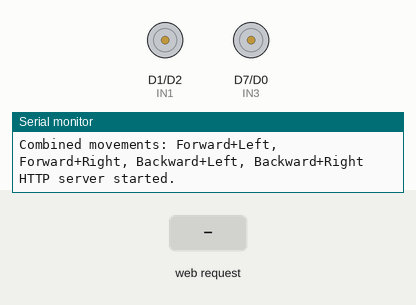
Simulated run of this sketch. Board: ESP8266 (NodeMCU). On the bench: motor-driver pin pairs drawn as motors (green arrow = first pin HIGH = forward, orange = second pin HIGH = backward, longer = more drive, scaled by the enable pin), the last lines printed to the serial monitor. Inputs (shaded band) come from the test bench. WiFi joins after 1.5 s; servers stay silent unless stated.

Above: at 2.8 s.
2.9 s: HTTP request GET /drive?x=1 received
At 3.4 s:
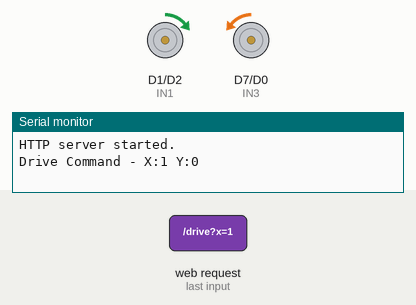
4.4 s: HTTP request GET /drive?x=120 received
At 5.6 s:
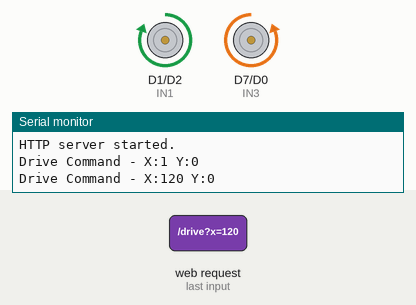
5.9 s: HTTP request GET /drive?y=1 received
At 6.9 s:
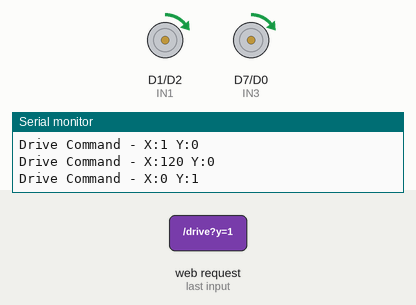
7.4 s: HTTP request GET /drive?y=120 received
At 8.1 s:
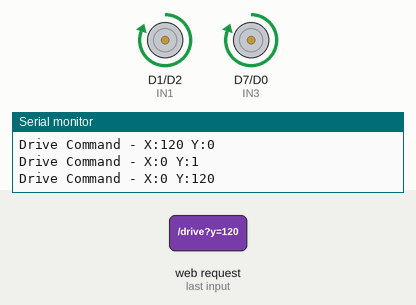
8.9 s: HTTP request GET /drive?x=1&y=1 received
At 9.2 s:
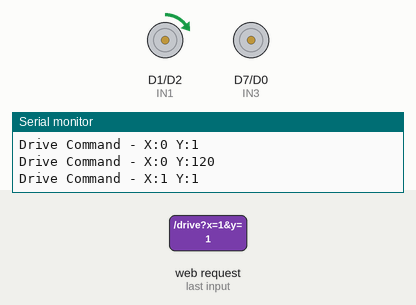
10.4 s: HTTP request GET /drive?x=120&y=120 received
At 11.5 s:
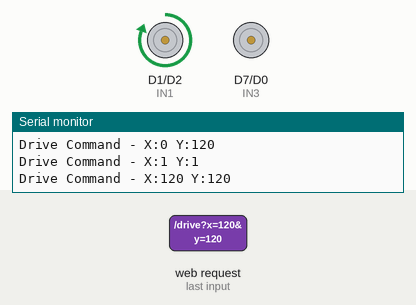
Timing chart, 0 to 12.9 s (numbered marks = the images above; inputs shaded):
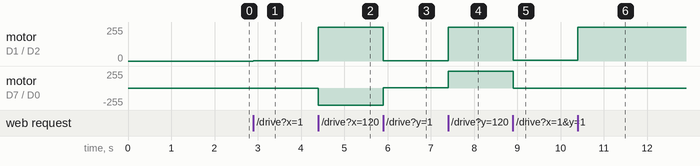

The sketch:

NEW_UI_CAR.ino
```cpp
/*
  ============================================================
  ESP8266 (NodeMCU) + L298N Two-Wheel RC Car — v3 (DIAGONAL SUPPORT)
  ============================================================
  - Virtual joystick control (mobile + laptop, proportional speed)
  - WASD keyboard control on laptop (diagonals supported!)
  - Speed limiter slider (caps max power)
  - True differential drive mixing (arcade drive)
  - Diagonal movement: Forward+Left, Forward+Right, Backward+Left, Backward+Right

  WIRING (unchanged):
    L298N ENA -> D5   (PWM, LEFT motor speed)
    L298N IN1 -> D1   (LEFT motor direction)
    L298N IN2 -> D2   (LEFT motor direction)
    L298N IN3 -> D7   (RIGHT motor direction)
    L298N IN4 -> D0   (RIGHT motor direction)
    L298N ENB -> D6   (PWM, RIGHT motor speed)
    L298N GND -> NodeMCU GND (shared with battery negative)
    L298N 12V/VIN -> 2x 18650 Li-ion in series (7.4V)
  ============================================================
*/

#include <ESP8266WiFi.h>
#include <ESP8266WebServer.h>

// ---------- WIFI CREDENTIALS ----------
const char* ssid     = "SINDHUDURG WING";
const char* password = "86934398";

// ---------- MOTOR PIN DEFINITIONS ----------
#define ENA D5   // LEFT motor speed (PWM)
#define IN1 D1   // LEFT motor direction
#define IN2 D2   // LEFT motor direction
#define IN3 D7   // RIGHT motor direction
#define IN4 D0   // RIGHT motor direction
#define ENB D6   // RIGHT motor speed (PWM)

ESP8266WebServer server(80);

// ============================================================
//                MOTOR CONTROL (proportional, -100..100)
// ============================================================
void setMotorLeft(int val) {
  val = constrain(val, -100, 100);
  int pwm = map(abs(val), 0, 100, 0, 1023);
  if (val > 0)      { digitalWrite(IN1, HIGH); digitalWrite(IN2, LOW); }
  else if (val < 0) { digitalWrite(IN1, LOW);  digitalWrite(IN2, HIGH); }
  else              { digitalWrite(IN1, LOW);  digitalWrite(IN2, LOW); pwm = 0; }
  analogWrite(ENA, pwm);
}

void setMotorRight(int val) {
  val = constrain(val, -100, 100);
  int pwm = map(abs(val), 0, 100, 0, 1023);
  if (val > 0)      { digitalWrite(IN3, HIGH); digitalWrite(IN4, LOW); }
  else if (val < 0) { digitalWrite(IN3, LOW);  digitalWrite(IN4, HIGH); }
  else              { digitalWrite(IN3, LOW);  digitalWrite(IN4, LOW); pwm = 0; }
  analogWrite(ENB, pwm);
}

void stopMotors() {
  setMotorLeft(0);
  setMotorRight(0);
}

// Arcade-style differential drive mixing.
// x = turn (-100 left .. 100 right), y = throttle (-100 back .. 100 fwd)
void drive(int x, int y) {
  x = constrain(x, -100, 100);
  y = constrain(y, -100, 100);

  // DIAGONAL MOVEMENT: Mix turn and throttle
  int left  = constrain(y + x, -100, 100);
  int right = constrain(y - x, -100, 100);

  // Enable diagonal movement by keeping both motors active
  // The differential drive naturally handles diagonals!
  setMotorLeft(left);
  setMotorRight(right);

  // Debug output (optional - uncomment for testing)
  // Serial.printf("X:%d Y:%d | L:%d R:%d\n", x, y, left, right);
}

// ============================================================
//                      WEB DASHBOARD (HTML)
// ============================================================
const char MAIN_PAGE[] PROGMEM = R"rawliteral(
<!DOCTYPE html>
<html lang="en">
<head>
<meta charset="UTF-8">
<meta name="viewport" content="width=device-width, initial-scale=1.0, user-scalable=no">
<title>RC Car Remote - Diagonal Support</title>
<style>
  :root{
    --bg1:#0b0d12; --accent:#00e5a0; --accent2:#00b8ff;
    --danger:#ff4d5e; --text:#e8ecf1; --muted:#8b93a3;
  }
  *{box-sizing:border-box; -webkit-tap-highlight-color:transparent; user-select:none; touch-action:none;}
  html,body{ height:100%; }
  body{margin:0; display:flex; flex-direction:column; align-items:center;
    gap:14px; padding:18px 16px 30px; min-height:100vh;
    background:radial-gradient(circle at 20% 0%, #1c2230 0%, var(--bg1) 55%);
    font-family:'Segoe UI', Roboto, Helvetica, Arial, sans-serif; color:var(--text);
  }
  header{ text-align:center; }
  header h1{
    margin:0; font-size:21px; letter-spacing:1px; font-weight:700;
    background:linear-gradient(90deg,var(--accent),var(--accent2));
    -webkit-background-clip:text; background-clip:text; color:transparent;
  }
  header p{ margin:4px 0 0; font-size:12px; color:var(--muted); }

  .status{
    display:flex; align-items:center; gap:8px; font-size:12px; color:var(--muted);
    background:rgba(255,255,255,0.04); padding:6px 14px; border-radius:20px;
    border:1px solid rgba(255,255,255,0.06);
  }
  .dot{ width:9px; height:9px; border-radius:50%; background:var(--danger); box-shadow:0 0 8px var(--danger); }
  .dot.on{ background:var(--accent); box-shadow:0 0 10px var(--accent); }

  .panel{
    width:100%; max-width:380px; background:linear-gradient(160deg, rgba(255,255,255,0.05), rgba(255,255,255,0.02));
    border:1px solid rgba(255,255,255,0.08); border-radius:22px; padding:20px;
    backdrop-filter:blur(10px); box-shadow:0 10px 30px rgba(0,0,0,0.4);
    display:flex; flex-direction:column; align-items:center; gap:18px;
  }

  /* Joystick */
  .joy-wrap{ position:relative; width:220px; height:220px; }
  .joy-base{
    width:220px; height:220px; border-radius:50%;
    background:radial-gradient(circle at 35% 30%, #232a36, #12151b 75%);
    border:1px solid rgba(255,255,255,0.08);
    box-shadow:inset 0 0 25px rgba(0,0,0,0.6), 0 6px 18px rgba(0,0,0,0.4);
    position:relative;
  }
  .joy-base::before{
    content:''; position:absolute; inset:14px; border-radius:50%;
    border:1px dashed rgba(255,255,255,0.08);
  }
  /* Diagonal direction indicators */
  .dir-label{
    position:absolute; font-size:9px; color:rgba(255,255,255,0.15);
    font-weight:700; letter-spacing:0.5px;
  }
  .dir-top{ top:5px; left:50%; transform:translateX(-50%); }
  .dir-bottom{ bottom:5px; left:50%; transform:translateX(-50%); }
  .dir-left{ top:50%; left:5px; transform:translateY(-50%); }
  .dir-right{ top:50%; right:5px; transform:translateY(-50%); }

  .joy-knob{
    position:absolute; width:78px; height:78px; border-radius:50%; left:71px; top:71px;
    background:linear-gradient(145deg,var(--accent),var(--accent2));
    box-shadow:0 0 20px rgba(0,229,160,0.5), 0 4px 10px rgba(0,0,0,0.4);
    display:flex; align-items:center; justify-content:center; font-size:22px; color:#08110d;
    transition:left .08s ease, top .08s ease;
    cursor:grab;
  }
  .joy-knob.dragging{ transition:none; cursor:grabbing; }

  .readout{
    display:flex; justify-content:space-between; width:100%; font-size:12px; color:var(--muted);
  }
  .readout span b{ color:var(--accent); }

  .speed-block{ width:100%; }
  .speed-label{ display:flex; justify-content:space-between; font-size:13px; color:var(--muted); margin-bottom:8px; }
  #limitVal{ color:var(--accent); font-weight:600; }
  input[type=range]{
    -webkit-appearance:none; width:100%; height:6px; border-radius:6px;
    background:linear-gradient(90deg,var(--accent),var(--accent2)); outline:none;
  }
  input[type=range]::-webkit-slider-thumb{
    -webkit-appearance:none; width:22px; height:22px; border-radius:50%;
    background:#fff; border:3px solid var(--accent2); cursor:pointer; box-shadow:0 2px 6px rgba(0,0,0,0.4);
  }

  .keys{
    display:none; gap:6px; margin-top:2px;
  }
  .key{
    width:34px; height:34px; border-radius:8px; background:#161a22; border:1px solid rgba(255,255,255,0.1);
    display:flex; align-items:center; justify-content:center; font-size:13px; font-weight:700; color:var(--muted);
  }
  .key.active{ background:linear-gradient(145deg,var(--accent),var(--accent2)); color:#0b0e13; border-color:transparent;
  }
  .movement-info{
    font-size:11px; color:var(--muted); text-align:center; padding:6px;
    background:rgba(255,255,255,0.04); border-radius:12px;
    width:100%;
  }
  .movement-info span{ color:var(--accent); font-weight:600; }

  footer{ font-size:11px; color:var(--muted); text-align:center; max-width:320px; line-height:1.6; }

  @media (hover:hover) and (pointer:fine){
    .keys{ display:flex; }
  }
</style>
</head>
<body>

<header>
  <h1>RC CAR REMOTE</h1>
  <p>ESP8266 &bull; L298N &bull; DIAGONAL DRIVE</p>
</header>

<div class="status">
  <div class="dot" id="statusDot"></div>
  <span id="statusText">Connecting...</span>
</div>

<div class="panel">
  <div class="joy-wrap">
    <div class="joy-base" id="joyBase">
      <div class="dir-label dir-top">FWD</div>
      <div class="dir-label dir-bottom">BWD</div>
      <div class="dir-label dir-left">LEFT</div>
      <div class="dir-label dir-right">RIGHT</div>
      <div class="joy-knob" id="joyKnob">&#9673;</div>
    </div>
  </div>

  <div class="readout">
    <span>THROTTLE: <b id="yVal">0</b></span>
    <span>TURN: <b id="xVal">0</b></span>
  </div>

  <div class="keys" id="wasdKeys">
    <div class="key" id="keyW">W</div>
    <div class="key" id="keyA">A</div>
    <div class="key" id="keyS">S</div>
    <div class="key" id="keyD">D</div>
  </div>

  <div class="speed-block">
    <div class="speed-label"><span>MAX SPEED LIMIT</span><span id="limitVal">80%</span></div>
    <input type="range" id="limitSlider" min="20" max="100" value="80">
  </div>

  <div class="movement-info" id="movementInfo">
    🚗 <span id="dirDisplay">STOPPED</span>
  </div>
</div>

<footer>Drag joystick for diagonal movement! W/A/S/D for keyboard control. Release to stop.</footer>

<script>
  const dot = document.getElementById('statusDot');
  const statusText = document.getElementById('statusText');
  const xValEl = document.getElementById('xVal');
  const yValEl = document.getElementById('yVal');
  const dirDisplay = document.getElementById('dirDisplay');

  function setConnected(ok){
    dot.classList.toggle('on', ok);
    statusText.textContent = ok ? 'Connected' : 'Disconnected';
  }

  // ---------- Direction Display ----------
  function updateDirection(x, y) {
    const threshold = 15;
    let dir = '';

    if (Math.abs(x) < threshold && Math.abs(y) < threshold) {
      dir = '⏹ STOPPED';
    } else {
      // Vertical (forward/backward)
      if (y > threshold) dir = '⬆ FORWARD';
      else if (y < -threshold) dir = '⬇ BACKWARD';

      // Horizontal (left/right) - combine with vertical for diagonal
      if (x > threshold) {
        dir = dir ? (dir + ' + ➡ RIGHT') : '➡ RIGHT';
      } else if (x < -threshold) {
        dir = dir ? (dir + ' + ⬅ LEFT') : '⬅ LEFT';
      }
    }
    dirDisplay.textContent = dir || 'STOPPED';
  }

  // ---------- Speed limiter ----------
  let limit = 80;
  const limitSlider = document.getElementById('limitSlider');
  const limitVal = document.getElementById('limitVal');
  limitSlider.addEventListener('input', ()=>{
    limit = parseInt(limitSlider.value, 10);
    limitVal.textContent = limit + '%';
  });

  // ---------- Sending drive commands (throttled) ----------
  let lastSentX = null, lastSentY = null;
  let pendingX = 0, pendingY = 0;

  function scale(v){ return Math.round(v * (limit/100)); }

  function queueDrive(x, y){
    pendingX = x; pendingY = y;
    xValEl.textContent = scale(x);
    yValEl.textContent = scale(y);
    updateDirection(x, y);
  }

  setInterval(()=>{
    const sx = scale(pendingX), sy = scale(pendingY);
    if (sx !== lastSentX || sy !== lastSentY){
      lastSentX = sx; lastSentY = sy;
      fetch(/drive?x=${sx}&y=${sy})
        .then(()=> setConnected(true))
        .catch(()=> setConnected(false));
    }
  }, 100);

  // ---------- Joystick (pointer events: works for mouse + touch) ----------
  const base = document.getElementById('joyBase');
  const knob = document.getElementById('joyKnob');
  const radius = 71; // max travel distance from center in px
  let dragging = false;
  function setKnob(dx, dy){
    knob.style.left = (71 + dx) + 'px';
    knob.style.top  = (71 + dy) + 'px';
  }

  function resetKnob(){
    setKnob(0, 0);
    queueDrive(0, 0);
  }

  base.addEventListener('pointerdown', (e)=>{
    dragging = true;
    knob.classList.add('dragging');
    base.setPointerCapture(e.pointerId);
    handlePointer(e);
  });

  base.addEventListener('pointermove', (e)=>{
    if (!dragging) return;
    handlePointer(e);
  });

  function endDrag(e){
    if (!dragging) return;
    dragging = false;
    knob.classList.remove('dragging');
    resetKnob();
  }
  base.addEventListener('pointerup', endDrag);
  base.addEventListener('pointercancel', endDrag);

  function handlePointer(e){
    const rect = base.getBoundingClientRect();
    const cx = rect.left + rect.width/2;
    const cy = rect.top + rect.height/2;
    let dx = e.clientX - cx;
    let dy = e.clientY - cy;
    const dist = Math.sqrt(dx*dx + dy*dy);
    if (dist > radius){
      const ratio = radius / dist;
      dx *= ratio; dy *= ratio;
    }
    setKnob(dx, dy);
    // x: right positive, y: up positive (invert dy)
    const x = Math.round((dx / radius) * 100);
    const y = Math.round((-dy / radius) * 100);
    queueDrive(x, y);
  }

  // ---------- WASD keyboard control (DIAGONALS SUPPORTED!) ----------
  const keysPressed = { w:false, a:false, s:false, d:false };
  const keyEls = { w:document.getElementById('keyW'), a:document.getElementById('keyA'),
                   s:document.getElementById('keyS'), d:document.getElementById('keyD') };

  function updateFromKeys(){
    // Combine keys for diagonal movement!
    // W+A = Forward+Left, W+D = Forward+Right
    // S+A = Backward+Left, S+D = Backward+Right
    const y = (keysPressed.w ? 100 : 0) - (keysPressed.s ? 100 : 0);
    const x = (keysPressed.d ? 100 : 0) - (keysPressed.a ? 100 : 0);

    // For diagonal, the car will naturally turn and move forward/backward
    queueDrive(x, y);
  }

  window.addEventListener('keydown', (e)=>{
    const k = e.key.toLowerCase();
    if (k in keysPressed && !keysPressed[k]){
      keysPressed[k] = true;
      keyEls[k].classList.add('active');
      updateFromKeys();
    }
  });

  window.addEventListener('keyup', (e)=>{
    const k = e.key.toLowerCase();
    if (k in keysPressed){
      keysPressed[k] = false;
      keyEls[k].classList.remove('active');
      updateFromKeys();
    }
  });

  // Stop everything if the window/tab loses focus (safety)
  window.addEventListener('blur', ()=>{
    keysPressed.w = keysPressed.a = keysPressed.s = keysPressed.d = false;
    Object.values(keyEls).forEach(el => el.classList.remove('active'));
    resetKnob();
  });

  // Periodic connection check
  setInterval(()=>{
    fetch('/ping').then(()=> setConnected(true)).catch(()=> setConnected(false));
  }, 3000);
</script>
</body>
</html>
)rawliteral";

// ============================================================
//                      HTTP HANDLERS
// ============================================================
void handleRoot() { server.send_P(200, "text/html", MAIN_PAGE); }

void handleDrive() {
  int x = 0, y = 0;
  if (server.hasArg("x")) x = server.arg("x").toInt();
  if (server.hasArg("y")) y = server.arg("y").toInt();

  // Debug output to Serial Monitor
  Serial.printf("Drive Command - X:%d Y:%d\n", x, y);

  drive(x, y);
  server.send(200, "text/plain", "OK");
}

void handleStop() { stopMotors(); server.send(200, "text/plain", "OK"); }
void handlePing() { server.send(200, "text/plain", "pong"); }
void handleNotFound() { server.send(404, "text/plain", "Not found"); }

// ============================================================
//                      SETUP / LOOP
// ============================================================
void setup() {
  Serial.begin(115200);

  pinMode(ENA, OUTPUT);
  pinMode(IN1, OUTPUT);
  pinMode(IN2, OUTPUT);
  pinMode(IN3, OUTPUT);
  pinMode(IN4, OUTPUT);
  pinMode(ENB, OUTPUT);
  stopMotors();
  WiFi.mode(WIFI_STA);
  WiFi.begin(ssid, password);
  Serial.print("Connecting to WiFi");
  while (WiFi.status() != WL_CONNECTED) {
    delay(400);
    Serial.print(".");
  }
  Serial.println();
  Serial.print("Connected! IP address: ");
  Serial.println(WiFi.localIP());
  Serial.println("Open this IP in your browser to control the car.");
  Serial.println("DIAGONAL MOVEMENT ENABLED!");
  Serial.println("Combined movements: Forward+Left, Forward+Right, Backward+Left, Backward+Right");

  server.on("/", handleRoot);
  server.on("/drive", handleDrive);
  server.on("/stop", handleStop);
  server.on("/ping", handlePing);
  server.onNotFound(handleNotFound);

  server.begin();
  Serial.println("HTTP server started.");
}

void loop() {
  server.handleClient();
}
```

Measured:
- after the input at 2.9 s, motor on D1 (IN1) / D2 (IN2): stopped → forward 2/255 at once; motor on D7 (IN3) / D0 (IN4): stopped → backward 2/255 at once
- after the input at 4.4 s, motor on D1 (IN1) / D2 (IN2): forward 2/255 → forward 255/255 at once; motor on D7 (IN3) / D0 (IN4): backward 2/255 → backward 255/255 at once
- after the input at 5.9 s, motor on D1 (IN1) / D2 (IN2): forward 255/255 → forward 2/255 at once; motor on D7 (IN3) / D0 (IN4): backward 255/255 → forward 2/255 at once
- after the input at 7.4 s, motor on D1 (IN1) / D2 (IN2), motor on D7 (IN3) / D0 (IN4): forward 2/255 → forward 255/255 at once
- after the input at 8.9 s, motor on D1 (IN1) / D2 (IN2): forward 255/255 → forward 4/255 at once; motor on D7 (IN3) / D0 (IN4): forward 255/255 → stopped at once
- after the input at 10.4 s, motor on D1 (IN1) / D2 (IN2): forward 4/255 → forward 255/255 at once
